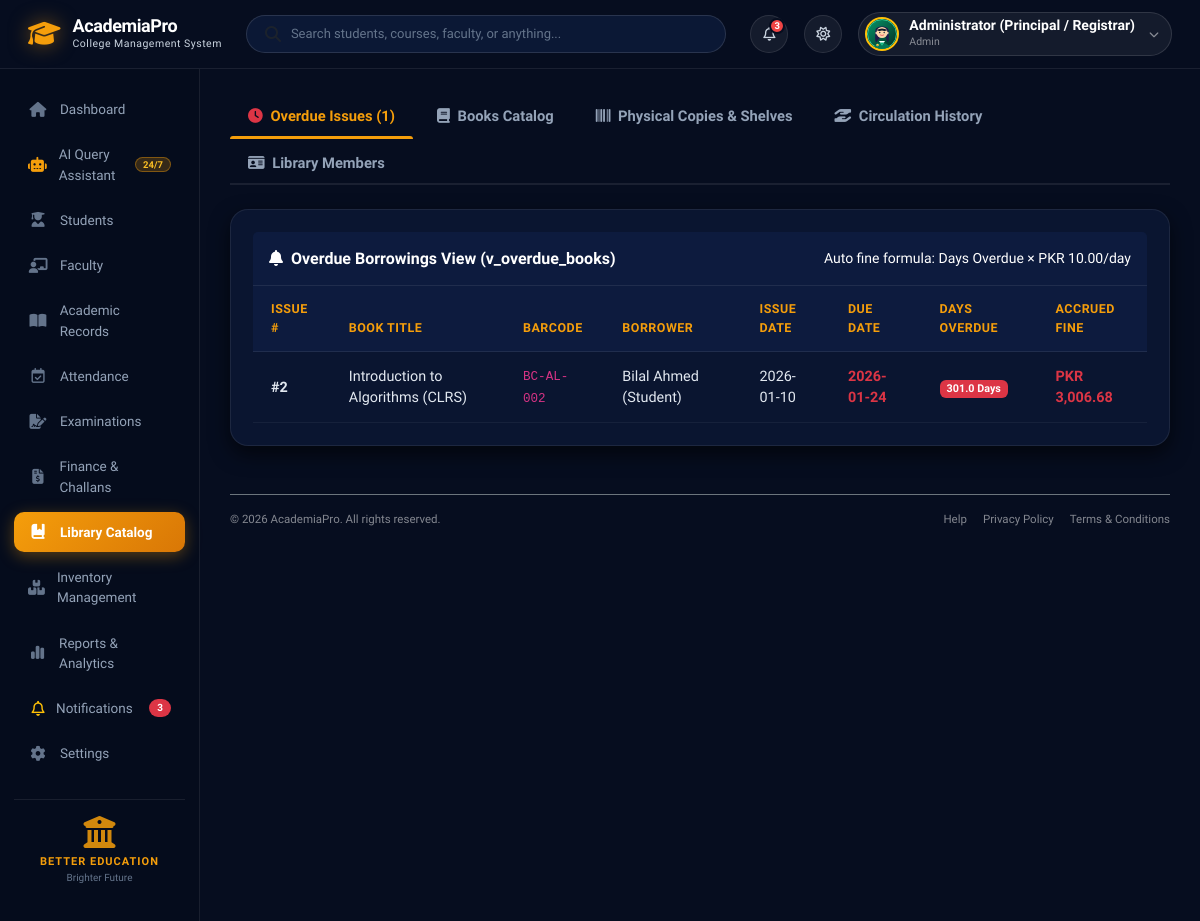
The page /library (signed in) on the database its author committed.
### tables this page shows
CREATE TABLE book_issue (
        issue_id INTEGER PRIMARY KEY AUTOINCREMENT,
        copy_id INTEGER NOT NULL REFERENCES book_copy(copy_id) ON DELETE RESTRICT,
        member_id INTEGER NOT NULL REFERENCES library_member(member_id) ON DELETE RESTRICT,
        issue_date TEXT NOT NULL,
        due_date TEXT NOT NULL,
        return_date TEXT,
        overdue_fine REAL DEFAULT 0.0,
        status TEXT NOT NULL DEFAULT 'Issued'
    );

CREATE TABLE book (
        book_id INTEGER PRIMARY KEY AUTOINCREMENT,
        isbn TEXT NOT NULL UNIQUE,
        title TEXT NOT NULL,
        author TEXT NOT NULL,
        publisher TEXT,
        publication_year INTEGER,
        category TEXT NOT NULL DEFAULT 'General'
    );

CREATE TABLE book_copy (
        copy_id INTEGER PRIMARY KEY AUTOINCREMENT,
        book_id INTEGER NOT NULL REFERENCES book(book_id) ON DELETE RESTRICT,
        barcode TEXT NOT NULL UNIQUE,
        edition TEXT DEFAULT '1st Edition',
        shelf_location TEXT NOT NULL,
        status TEXT NOT NULL DEFAULT 'Available'
    );

CREATE TABLE user_account (
        user_id INTEGER PRIMARY KEY AUTOINCREMENT,
        username TEXT NOT NULL UNIQUE,
        email TEXT NOT NULL UNIQUE,
        password_hash TEXT NOT NULL,
        full_name TEXT NOT NULL,
        is_active INTEGER NOT NULL DEFAULT 1,
        created_at DATETIME DEFAULT CURRENT_TIMESTAMP,
        last_login DATETIME
    , security_pin TEXT DEFAULT '1234', photo_url TEXT DEFAULT '/static/img/avatar_admin.png');

CREATE TABLE library_member (
        member_id INTEGER PRIMARY KEY AUTOINCREMENT,
        user_id INTEGER NOT NULL UNIQUE REFERENCES user_account(user_id) ON DELETE RESTRICT,
        membership_number TEXT NOT NULL UNIQUE,
        member_type TEXT NOT NULL,
        max_allowed_books INTEGER NOT NULL DEFAULT 3,
        is_active INTEGER NOT NULL DEFAULT 1,
        joined_date TEXT DEFAULT CURRENT_DATE
    );

### app/app.py (the view)
@app.route("/library")
def library():
    books = db.query("SELECT * FROM book ORDER BY book_id ASC")
    copies = db.query("""
        SELECT bc.*, b.title as book_title, b.isbn, b.author
        FROM book_copy bc
        JOIN book b ON bc.book_id = b.book_id
    """)
    members = db.query("""
        SELECT lm.*, ua.full_name, ua.email
        FROM library_member lm
        JOIN user_account ua ON lm.user_id = ua.user_id
    """)
    issues = db.query("""
        SELECT bi.*, b.title as book_title, bc.barcode, ua.full_name as member_name, lm.membership_number
        FROM book_issue bi
        JOIN book_copy bc ON bi.copy_id = bc.copy_id
        JOIN book b ON bc.book_id = b.book_id
        JOIN library_member lm ON bi.member_id = lm.member_id
        JOIN user_account ua ON lm.user_id = ua.user_id
        ORDER BY bi.issue_id DESC
    """)
    overdue_books = db.query("SELECT * FROM v_overdue_books")
    return render_template("library.html",
                           books=books,
                           copies=copies,
                           members=members,
                           issues=issues,
                           overdue_books=overdue_books)

### app/database_engine.py (called while the page is built, shortened)
    def get_connection(self):
        if self.use_postgres:
            import psycopg2
            from psycopg2.extras import RealDictCursor
            return psycopg2.connect(**self.pg_config, cursor_factory=RealDictCursor)
        else:
            conn = sqlite3.connect(SQLITE_DB_PATH)
            conn.row_factory = sqlite3.Row
            return conn

    def query(self, sql: str, params: tuple = ()) -> List[Dict[str, Any]]:
        conn = self.get_connection()
        try:
            cursor = conn.cursor()
            cursor.execute(sql, params)
            if cursor.description:
                columns = [col[0] for col in cursor.description]
                rows = cursor.fetchall()
                result = [dict(zip(columns, row)) for row in rows]
            else:
                conn.commit()
                result = []
            return result
        finally:
            conn.close()

    def get_college_profile(self) -> Dict[str, Any]:
        try:
            profiles = self.query("SELECT * FROM college_profile LIMIT 1")
            if profiles:
                p = dict(profiles[0])
                if not p.get("campus_image_url"):
                    p["campus_image_url"] = "https://images.unsplash.com/photo-1541339907198-e08756dedf3f?auto=format&fit=crop&w=1200&q=80"
                return p
        except Exception:
            pass

### app/templates/library.html (shortened to what this page needs)
{% extends "base.html" %}
{% block content %}
<ul class="nav nav-tabs mb-4" id="libraryTabs" role="tablist">
    <li class="nav-item">
        <button class="nav-link active" id="overdue-tab" data-bs-toggle="tab" data-bs-target="#overdue" type="button">
            <i class="fa-solid fa-clock me-1 text-danger"></i> Overdue Issues ({{ overdue_books|length }})
        </button>
    </li>
    <li class="nav-item">
        <button class="nav-link" id="catalog-tab" data-bs-toggle="tab" data-bs-target="#catalog" type="button">
            <i class="fa-solid fa-book me-1"></i> Books Catalog
        </button>
    </li>
    <li class="nav-item">
        <button class="nav-link" id="copies-tab" data-bs-toggle="tab" data-bs-target="#copies" type="button">
            <i class="fa-solid fa-barcode me-1"></i> Physical Copies & Shelves
        </button>
    </li>
    <li class="nav-item">
        <button class="nav-link" id="issues-tab" data-bs-toggle="tab" data-bs-target="#issues" type="button">
            <i class="fa-solid fa-hand-holding-hand me-1"></i> Circulation History
        </button>
    </li>
    <li class="nav-item">
        <button class="nav-link" id="members-tab" data-bs-toggle="tab" data-bs-target="#members" type="button">
            <i class="fa-solid fa-id-card me-1"></i> Library Members
        </button>
    </li>
</ul>
<div class="tab-content" id="libraryTabContent">
    <div class="tab-pane fade show active" id="overdue" role="tabpanel">
        <div class="card border-0 shadow-sm rounded-3">
            <div class="card-header bg-danger text-white py-3 d-flex justify-content-between align-items-center">
                <h6 class="mb-0 fw-bold"><i class="fa-solid fa-bell me-2"></i>Overdue Borrowings View (v_overdue_books)</h6>
                <small>Auto fine formula: Days Overdue &times; PKR 10.00/day</small>
            </div>
            <div class="card-body p-0">
                <div class="table-responsive border-0">
                    <table class="table table-hover align-middle mb-0">
                        <thead class="table-light">
                            <tr>
                                <th>Issue #</th>
                                <th>Book Title</th>
                                <th>Barcode</th>
                                <th>Borrower</th>
                                <th>Issue Date</th>
                                <th>Due Date</th>
                                <th>Days Overdue</th>
                                <th>Accrued Fine</th>
                            </tr>
                        </thead>
                        <tbody>
                            {% for b in overdue_books %}
                            <tr>
                                <td class="fw-bold">#{{ b.issue_id }}</td>
                                <td>{{ b.book_title }}</td>
                                <td><code>{{ b.barcode }}</code></td>
                                <td>{{ b.borrower_name }} ({{ b.member_type }})</td>
                                <td>{{ b.issue_date }}</td>
                                <td class="text-danger fw-semibold">{{ b.due_date }}</td>
                                <td><span class="badge bg-danger">{{ b.days_overdue }} Days</span></td>
                                <td class="text-danger fw-bold">PKR {{ "{:,.2f}".format(b.calculated_fine) }}</td>
                            </tr>
                            {% else %}
                            <tr><td colspan="8" class="text-center text-muted py-3">No overdue books at this time.</td></tr>
                            {% endfor %}
                        </tbody>
                    </table>
                </div>
            </div>
        </div>
    </div>
</div>
{% endblock %}

### app/static/css/style.css (style rules this page uses)
:root { --bs-primary: #f59e0b !important; --bs-primary-rgb: 245, 158, 11 !important; --bs-link-color: #f59e0b !important; --bs-link-hover-color: #fbbf24 !important; --bs-body-bg: #060d1f !important; --bs-body-color: #ffffff !important; --bs-border-color: rgba(255, 255, 255, 0.1) !important; --brand-primary: #0a1530; --brand-secondary: #060d1f; --brand-navy: #0d1b3e; --brand-navy-light: #162a56; --brand-accent: #f59e0b; --brand-gold: #f59e0b; --brand-gold-light: #fbbf24; --brand-gold-dark: #d97706; --brand-cyan: #38bdf8; --brand-rose: #f43f5e; --brand-success: #10b981; --gold-gradient: linear-gradient(135deg, #f59e0b 0%, #d97706 100%); --navy-gradient: linear-gradient(180deg, #060d1f 0%, #0a1530 100%); --bg-page: #060d1f; --bg-surface: #0a1530; --bg-surface-alt: #0d1b3e; --border-subtle: rgba(255, 255, 255, 0.08); --border-gold: rgba(245, 158, 11, 0.35); --border-focus: #f59e0b; --text-main: #ffffff; --text-muted: #94a3b8; --text-inverse: #060d1f; --shadow-sm: 0 2px 6px rgba(0, 0, 0, 0.4); --shadow-md: 0 8px 20px rgba(0, 0, 0, 0.6); --shadow-lg: 0 16px 36px rgba(0, 0, 0, 0.75); --shadow-gold: 0 8px 24px -4px rgba(245, 158, 11, 0.4); --sidebar-width: 260px; --topbar-height: 70px; --radius-sm: 8px; --radius-md: 12px; --radius-lg: 18px; --transition-fast: 0.15s ease; --transition-smooth: 0.25s cubic-bezier(0.4, 0, 0.2, 1); }
.card, .card-stat, .bg-white, .card-header.bg-white, .card-footer.bg-white, .modal-content, .offcanvas { background-color: #0a1530 !important; color: #ffffff !important; border-color: rgba(255, 255, 255, 0.08) !important; }
.card-header { background-color: #0d1b3e !important; color: #ffffff !important; border-bottom: 1px solid rgba(255, 255, 255, 0.08) !important; }
.table { --bs-table-bg: transparent !important; --bs-table-color: #ffffff !important; --bs-table-border-color: rgba(255, 255, 255, 0.08) !important; color: #ffffff !important; }
.table-light, .table-light th, .table-light td, thead.table-light th { background-color: #0d1b3e !important; color: #f59e0b !important; border-color: rgba(255, 255, 255, 0.08) !important; }
html, body { min-height: 100%; margin: 0; padding: 0; font-family: 'Plus Jakarta Sans', -apple-system, BlinkMacSystemFont, "Segoe UI", Roboto, Arial, sans-serif; background-color: var(--bg-page); color: var(--text-main); -webkit-font-smoothing: antialiased; }
.card, .card-stat { background: var(--bg-surface) !important; border: 1px solid var(--border-subtle) !important; border-radius: var(--radius-lg) !important; padding: 22px; box-shadow: var(--shadow-md) !important; color: #ffffff !important; transition: transform var(--transition-smooth), box-shadow var(--transition-smooth); position: relative; overflow: hidden; }
.table { margin-bottom: 0; color: #ffffff; }
.table thead th { background-color: rgba(6, 13, 31, 0.8) !important; color: #94a3b8 !important; font-size: 0.78rem; font-weight: 700; text-transform: uppercase; letter-spacing: 0.5px; border-bottom: 1px solid var(--border-subtle) !important; padding: 14px 18px; }
.table tbody td { padding: 13px 18px; vertical-align: middle; font-size: 0.9rem; border-bottom: 1px solid rgba(255, 255, 255, 0.05); color: #e2e8f0; }
.nav-tabs { border-bottom: 2px solid var(--border-subtle); gap: 6px; }
.nav-tabs .nav-link { border: none; color: var(--text-muted); font-weight: 600; font-size: 0.92rem; padding: 10px 18px; border-radius: var(--radius-md) var(--radius-md) 0 0; position: relative; transition: color var(--transition-fast); }
.nav-tabs .nav-link.active { color: var(--brand-accent); background-color: transparent; }
.nav-tabs .nav-link.active::after { content: ""; position: absolute; bottom: -2px; left: 0; width: 100%; height: 3px; background-color: var(--brand-accent); border-radius: 3px 3px 0 0; }
.main-content, .card-stat, .card { animation: pageZoomIn 0.38s cubic-bezier(0.16, 1, 0.3, 1) both; }

### rows shown on the page
book_issue: issue_id "2", book_title "Introduction to Algorithms (CLRS)", barcode "BC-AL-002", borrower_name "Bilal Ahmed", member_type "Student", issue_date "2026-01-10", due_date "2026-01-24", days_overdue "301.0", calculated_fine "3,006.68"

### other values the page prints
{{ logged_user }} "Administrator (Principal / Registrar)"
{{ logged_role }} "Admin"
{{ overdue_books|length }} "1"
